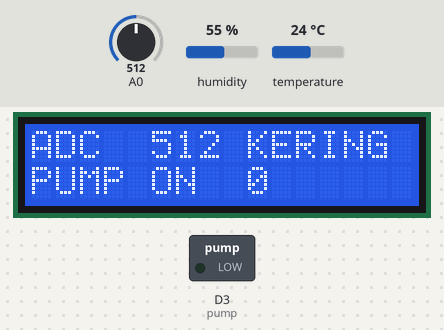
Bench run of a sketch on a simulated ESP8266 (NodeMCU). Parts: 16×2 character LCD, switched loads named in the sketch (green lamp = pin HIGH). Inputs (shaded band) come from the test bench; at power-on: A0 = 512, humidity 55 %, temperature 24 °C. WiFi joins after 1.5 s; servers stay silent unless stated; what the sketch prints to the serial monitor is not drawn.

Above: at 3.5 s.
3.6 s: A0 set to 484
12.0 s: A0 set to 390
At 15.0 s:
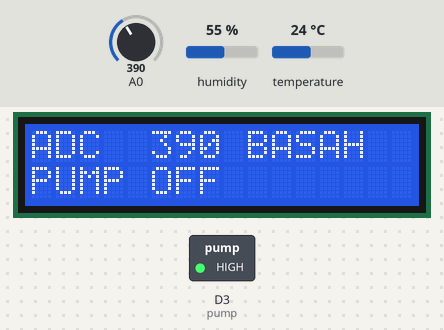
16.6 s: A0 set to 410
At 18.1 s:
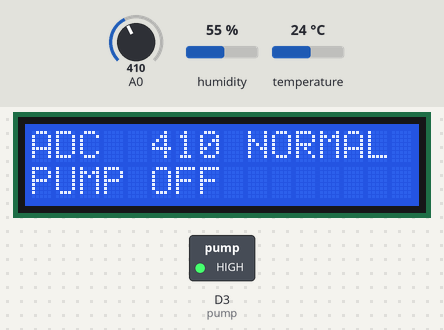
22.4 s: humidity set to 22 %
At 24.0 s:
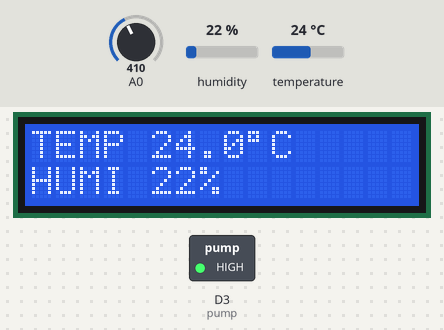
26.9 s: temperature set to 12 °C
At 28.3 s:
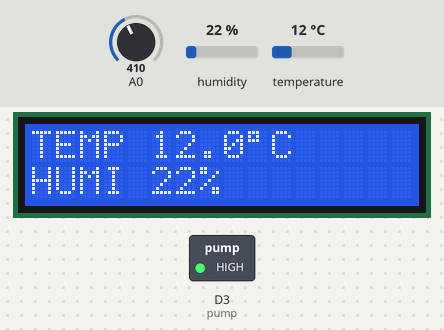
31.4 s: humidity set to 40 %
At 32.6 s:
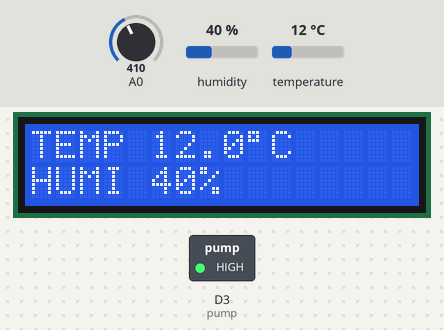
Timing chart, 0 to 34.4 s (numbered marks = the images above; inputs shaded):
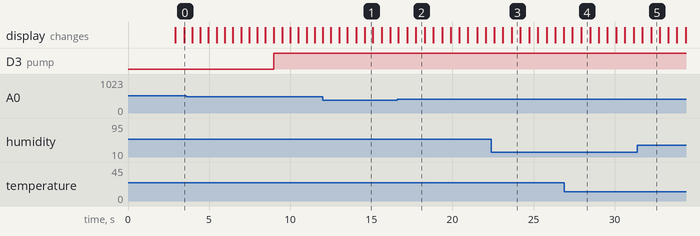

The sketch:

project_iot_adc.ino
```cpp
#define BLYNK_PRINT Serial
#include <BlynkSimpleEsp8266.h>
#include <ESP8266WiFi.h>>
#include <DHT.h>
#include <Blynk.h>
#include <Wire.h>
#include <SPI.h>
#include <SimpleTimer.h>
#include <LiquidCrystal_I2C.h>

LiquidCrystal_I2C LCD(0x27, 16, 2); //lcd board

DHT dht(D5, DHT11); // sensor pin, sensor type

int led = 2; //pin 2 pada nodemcupin 4
int pump =0; //pin 0 pada nodemcupin 3


// Auth token pada Blynk App dari email
char auth[] = "f-h22_8cyGpj2hc_f5seSoOWTGocnIjx";

// username dan password pada Wifi
char ssid[] = "Tselhome-7FB7";          // nama hotspot
char pass[] = "71346204";    // passord hotspot

BlynkTimer timer;
WidgetLCD lcd(V1); //lcd android

// Pengiriman data ke virtual PIN (5)
void sendSensor()
{
  float h = dht.readHumidity();
  float t = dht.readTemperature();

  if (isnan(h) || isnan(t)) {
  Serial.println("Gagal dalam membaca sensor DHT-11");
  return;
  }

  // temperature
  Serial.print(t);
  lcd.print(0, 0, "TEMP");
  LCD.setCursor(0, 0);  LCD.print("TEMP");
  lcd.print(5, 0, t); lcd.print(9, 0, "C      ");
  LCD.setCursor(5, 0);  LCD.print(t); LCD.setCursor(9, 0); LCD.print((char)223); LCD.print("C      ");
  //delay(500);
  //lcd.clear();  LCD.clear();

  // humidity
  Serial.print(h);
  lcd.print(0, 1, "HUMI");
  LCD.setCursor(0, 1); LCD.print("HUMI");
  lcd.print(5, 1, h); lcd.print(7, 1, "%      ");
  LCD.setCursor(5, 1); LCD.print(h); LCD.setCursor(7,1); LCD.print("%     ");
  delay(500);
  lcd.clear();  LCD.clear();

  Blynk.virtualWrite(V5, t); //inisialisasi V5 di Blynk
  Blynk.virtualWrite(V6, h); //inisialisasi V6 di Blynk

  //lcd to android | lcd to board lcd
  int POT = analogRead(A0);
  Serial.print(POT);
  lcd.print(0,0,"KONDISI");   LCD.setCursor(0,0); LCD.print("ADC"); LCD.setCursor(5,0); LCD.print(POT); LCD.print(" ");
  lcd.print(0,1,"PUMP");      LCD.setCursor(0,1); LCD.print("PUMP");
  Blynk.virtualWrite(V0, POT);

  if (POT>500){
  Serial.println("KERING");//ke serial monitor
  lcd.print(9,0,"KERING");      LCD.setCursor(9,0);LCD.print("KERING");
  lcd.print(5,1,"ON ");         LCD.setCursor(5,1);LCD.print("ON ");
  digitalWrite(pump,LOW);
  for(int x=0; x<=10; x++){     LCD.setCursor(9,1);LCD.print(x);
  lcd.print(9,1,x);delay(500);}
  lcd.clear();                  LCD.clear();
  digitalWrite(pump,HIGH);
  lcd.print(0,0,"AIR MERESAP"); LCD.setCursor(0,0);LCD.print("AIR MERESAP");
  lcd.print(0,1,"    WAIT");    LCD.setCursor(0,1);LCD.print("    WAIT");
  for(int x=9; x>0; x--){       LCD.setCursor(9,1);LCD.print(x);
  lcd.print(9,1,x);delay(500);}
  lcd.clear();                  LCD.clear();
  }

  else if (POT>400&&POT<500){
  Serial.println("NORMAL");
  lcd.print(8,0,"NORMAL");      LCD.setCursor(9,0);LCD.print("NORMAL");
  lcd.print(5,1,"OFF");         LCD.setCursor(5,1);LCD.print("OFF");
  digitalWrite(pump,HIGH);
  }

  else if (POT<400){
  Serial.println("BASAH");
  lcd.print(8,0,"BASAH ");      LCD.setCursor(9,0);LCD.print("BASAH ");
  lcd.print(5,1,"OFF");         LCD.setCursor(5,1);LCD.print("OFF");
  delay(500);
  lcd.clear(); LCD.clear();
  digitalWrite(pump,HIGH);
  }
}

void setup()
{
  // Debug console
  Wire.begin(D2, D1);
  LCD.init();
  LCD.backlight();
  Serial.begin(9600);
  Blynk.begin(auth, ssid, pass);
  dht.begin();

  // Setiap 1 detik data dikirim
  timer.setInterval(1000L, sendSensor);
  pinMode(pump,OUTPUT);
  lcd.clear();

}

void loop()
{
  Blynk.run();
  timer.run();
  delay(500);
}
```

Measured:
- after the input at 12.0 s, the display: first differs from a run without the input after 2.6 s (image 1)
- after the input at 16.6 s, the display: first differs from a run without the input after 1.2 s (image 2)
- after the input at 22.4 s, the display: first differs from a run without the input after 1.3 s (image 3)
- after the input at 26.9 s, the display: first differs from a run without the input after 1.1 s (image 4)
- after the input at 31.4 s, the display: first differs from a run without the input after 0.85 s (image 5)
- what the display in image 1 shows lasts 0.5 s, from 14.6 s to 15.1 s
